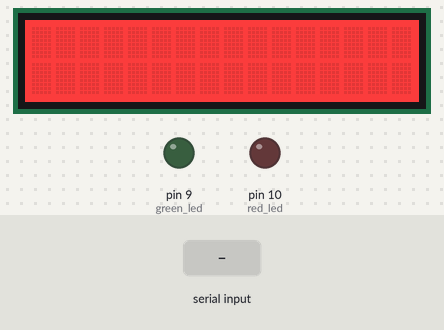
The sketch below on a simulated Arduino Uno, built with avr-gcc and run on an emulated ATmega328P. On the bench: 16×2 character LCD, output pins drawn as LEDs (lit = HIGH). The inputs (shaded band) are chosen by the test bench. What the sketch prints to the serial monitor is not drawn.

Above: at 1.2 s.
1.3 s: "LCD\n" received over Serial
At 2.5 s:
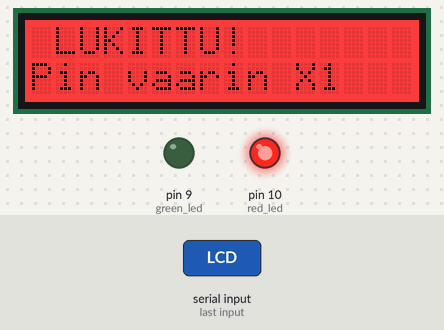
2.8 s: "PIN\n" received over Serial
At 3.7 s:
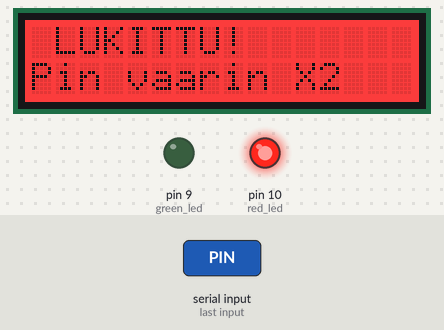
4.3 s: "LCD\n" received over Serial
At 15.6 s:
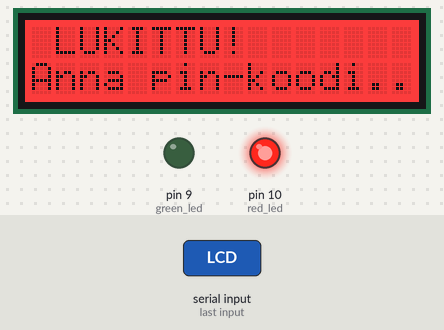
Timing chart, 0 to 16.3 s (numbered marks = the images above; inputs shaded):
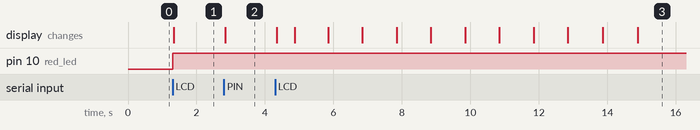

The sketch:

ex4-b.ino
```cpp
// Include necessary libraries for I2C and LCD
#include <Wire.h>
#include "rgb_lcd.h"

rgb_lcd lcd; // Create an LCD object

// Define pin numbers for LEDs
const int green_led = 9;
const int red_led = 10;

// Define RGB color values for LCD
const int colorR = 255;
const int colorG = 0;
const int colorB = 0;

int wrong_count = 0; // Counter for incorrect pin entries

// Define a function that implements a 10-second wait
void wait_10()
{
    unsigned long start_time = millis(), current_time; // Initialize timing variables
    int countdown = 10, count_up = 0;                  // Set up countdown from 10 seconds
    lcd.setCursor(0, 1);                               // Position the cursor on the LCD
    lcd.print("                ");                     // Clear the second row of the LCD

    // Loop to update countdown every second
    while (countdown > 0)
    {
        current_time = millis();
        if (current_time - start_time >= count_up * 1000)
        {
            lcd.setCursor(0, 1);          // Reposition cursor
            lcd.print("Odota ");          // Print "Wait" in Finnish
            lcd.print(countdown);         // Show the countdown
            lcd.print("               "); // Clear the rest of the line
            count_up++;
            countdown--;
        }
    }

    delay(1000);                         // Wait for an additional second
    lcd.setCursor(0, 1);                 // Reposition cursor
    lcd.print("Anna pin-koodi...     "); // Prompt for pin code
}

void setup()
{
    lcd.begin(16, 2);                   // Initialize the LCD to 16 columns and 2 rows
    lcd.setRGB(colorR, colorG, colorB); // Set the LCD backlight color
    lcd.setCursor(0, 0);                // Set cursor to the beginning of first line

    Serial.begin(9600);                                       // Start serial communication at 9600 baud rate
    Serial.println("Write something to the serial monitor."); // Print to the serial monitor

    pinMode(green_led, OUTPUT); // Set the green LED pin as output
    pinMode(red_led, OUTPUT);   // Set the red LED pin as output
}

void loop()
{
    if (Serial.available() > 0) // Check if there's data from the serial port
    {
        String message = Serial.readStringUntil('\n'); // Read the incoming message until newline
        Serial.print("Message received, content: ");
        Serial.println(message); // Print the received message

        // Find the position of keywords in the message
        int pos_s = message.indexOf("Print");
        int pos_l = message.indexOf("LCD");
        int pos_p = message.indexOf("PIN");

        if (pos_s > -1) // If "Print" is found in the message
        {
            Serial.println("Command = Print ");
            pos_s = message.indexOf(":"); // Find the colon indicating the start of the message
            if (pos_s > -1)
            {
                String stat = message.substring(pos_s + 1); // Extract the actual message
                // Respond to specific greetings
                if (stat == "Hi" || "hi")
                {
                    Serial.println("Hi!");
                }
                else if (stat == "Hello")
                {
                    Serial.println("Hello there!");
                }
            }
        }
        else if (pos_l > -1 | pos_p > -1) // If "LCD" or "PIN" is found in the message
        {
            String end_message; // Variable to hold the extracted message
            // Extract the message for LCD command
            if (pos_l > -1)
            {
                Serial.println("Command = LCD ");
                pos_l = message.indexOf(":");
                end_message = message.substring(pos_l + 1);
            }
            // Extract the message for PIN command
            else
            {
                Serial.println("Command = PIN ");
                pos_p = message.indexOf(":");
                end_message = message.substring(pos_p + 1);
            }

            // Check the extracted message and perform actions accordingly
            if (end_message == "Lukittu") // If the message is "Locked"
            {
                digitalWrite(red_led, HIGH);  // Turn on the red LED
                digitalWrite(green_led, LOW); // Turn off the green LED
                // Display "LOCKED" on the LCD
                lcd.setCursor(0, 0);
                lcd.print(" LUKITTU! ");
                lcd.setCursor(0, 1);
                lcd.print("Anna pin-koodi...");
            }
            else if (end_message == "password") // If the message is "password"
            {
                digitalWrite(red_led, LOW);    // Turn off the red LED
                digitalWrite(green_led, HIGH); // Turn on the green LED
                // Display "Unlocked" on the LCD
                lcd.setCursor(0, 0);
                lcd.print(" Avattu! ");
                lcd.setCursor(0, 1);
                lcd.print("                ");
            }
            else // If the message is neither "Locked" nor "password"
            {
                wrong_count++;                // Increment the wrong attempt counter
                digitalWrite(red_led, HIGH);  // Turn on the red LED
                digitalWrite(green_led, LOW); // Turn off the green LED
                // Display "LOCKED" and the wrong attempt count on the LCD
                lcd.setCursor(0, 0);
                lcd.print(" LUKITTU! ");
                lcd.setCursor(0, 1);
                lcd.print("Pin vaarin X");
                lcd.print(wrong_count);
                lcd.print("                ");

                if (wrong_count == 3) // If the wrong attempt count reaches 3
                {
                    delay(500);
                    wrong_count = 0; // Reset the wrong attempt counter
                    wait_10();       // Call the wait function
                }
            }
        }
        else // If no recognizable command was found
        {
            Serial.println("No greeting found, try typing Print:Hi or Print:Hello\n");
        }
    }
}
```

Measured:
- after the input at 1.3 s, pin 10 (red_led): LOW → HIGH at once; the display: changes at once (image 1)
- after the input at 2.8 s, the display: changes at once (image 2)
- after the input at 4.3 s, the display: first changes at once (image 3 shows a later state)
